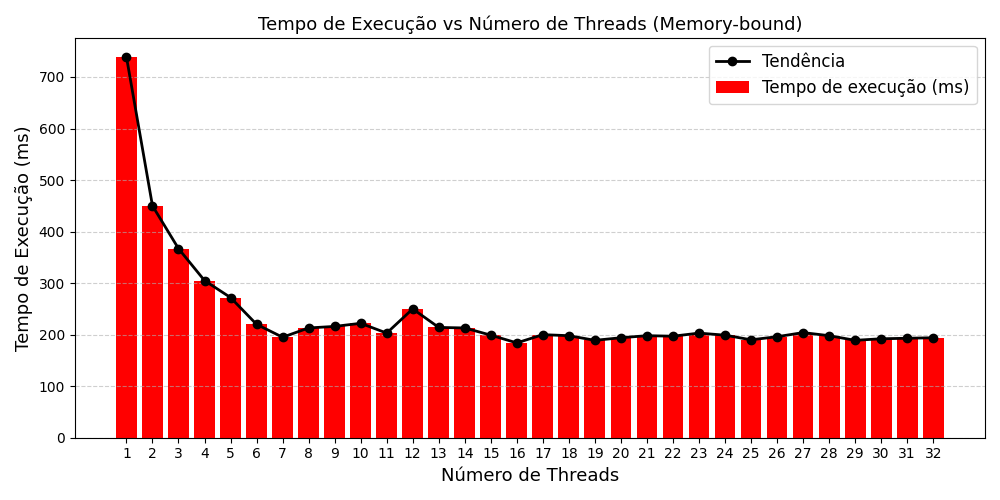

The Python source for this figure:
import matplotlib.pyplot as plt

# Dados fornecidos (memory-bound)
threads = list(range(1, 33))
tempos_ms = [
    739, 450, 367, 305, 272, 220, 195, 213,
    216, 222, 203, 250, 214, 213, 199, 184,
    200, 198, 189, 194, 198, 197, 203, 199,
    190, 196, 204, 198, 189, 192, 193, 194
]

# Criação do gráfico
plt.figure(figsize=(10, 5))

# Barras vermelhas
plt.bar(threads, tempos_ms, color='red', label='Tempo de execução (ms)')

# Linha sobre os topos das barras
plt.plot(threads, tempos_ms, color='black', linewidth=2, marker='o', label='Tendência')

# Personalização
plt.title('Tempo de Execução vs Número de Threads (Memory-bound)', fontsize=13)
plt.xlabel('Número de Threads', fontsize=13)
plt.ylabel('Tempo de Execução (ms)', fontsize=13)
plt.xticks(threads, fontsize=10)
plt.yticks(fontsize=10)
plt.grid(axis='y', linestyle='--', alpha=0.6)
plt.legend(fontsize=12)
plt.tight_layout()

# Exibição
plt.show()
